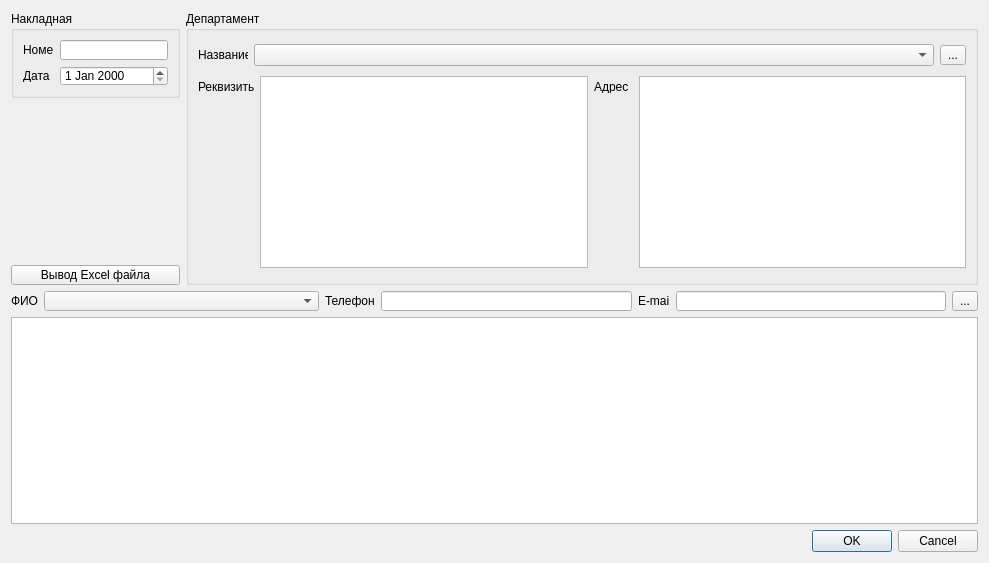
<?xml version="1.0" encoding="UTF-8"?>
<ui version="4.0">
 <class>WayBillWidget</class>
 <widget class="QWidget" name="WayBillWidget">
  <property name="geometry">
   <rect>
    <x>0</x>
    <y>0</y>
    <width>989</width>
    <height>563</height>
   </rect>
  </property>
  <property name="sizePolicy">
   <sizepolicy hsizetype="Preferred" vsizetype="Fixed">
    <horstretch>0</horstretch>
    <verstretch>0</verstretch>
   </sizepolicy>
  </property>
  <property name="windowTitle">
   <string>Form</string>
  </property>
  <layout class="QVBoxLayout" name="verticalLayout_6">
   <item>
    <layout class="QHBoxLayout" name="horizontalLayout_8">
     <item>
      <layout class="QVBoxLayout" name="verticalLayout_5">
       <item>
        <widget class="QGroupBox" name="groupBox">
         <property name="title">
          <string>Накладная</string>
         </property>
         <layout class="QVBoxLayout" name="verticalLayout">
          <item>
           <layout class="QHBoxLayout" name="horizontalLayout">
            <item>
             <widget class="QLabel" name="label">
              <property name="sizePolicy">
               <sizepolicy hsizetype="Fixed" vsizetype="Fixed">
                <horstretch>0</horstretch>
                <verstretch>0</verstretch>
               </sizepolicy>
              </property>
              <property name="minimumSize">
               <size>
                <width>31</width>
                <height>13</height>
               </size>
              </property>
              <property name="maximumSize">
               <size>
                <width>31</width>
                <height>13</height>
               </size>
              </property>
              <property name="text">
               <string>Номер</string>
              </property>
             </widget>
            </item>
            <item>
             <widget class="QLineEdit" name="serialNumEdit">
              <property name="sizePolicy">
               <sizepolicy hsizetype="Preferred" vsizetype="Fixed">
                <horstretch>0</horstretch>
                <verstretch>0</verstretch>
               </sizepolicy>
              </property>
              <property name="minimumSize">
               <size>
                <width>108</width>
                <height>20</height>
               </size>
              </property>
              <property name="maximumSize">
               <size>
                <width>108</width>
                <height>20</height>
               </size>
              </property>
              <property name="toolTip">
               <string comment="Номер акта"/>
              </property>
              <property name="toolTipDuration">
               <number>5</number>
              </property>
             </widget>
            </item>
           </layout>
          </item>
          <item>
           <layout class="QHBoxLayout" name="horizontalLayout_4">
            <item>
             <widget class="QLabel" name="label_4">
              <property name="sizePolicy">
               <sizepolicy hsizetype="Fixed" vsizetype="Fixed">
                <horstretch>0</horstretch>
                <verstretch>0</verstretch>
               </sizepolicy>
              </property>
              <property name="minimumSize">
               <size>
                <width>31</width>
                <height>13</height>
               </size>
              </property>
              <property name="maximumSize">
               <size>
                <width>31</width>
                <height>13</height>
               </size>
              </property>
              <property name="text">
               <string>Дата</string>
              </property>
             </widget>
            </item>
            <item>
             <widget class="QDateEdit" name="dateEdit">
              <property name="sizePolicy">
               <sizepolicy hsizetype="Preferred" vsizetype="Fixed">
                <horstretch>0</horstretch>
                <verstretch>0</verstretch>
               </sizepolicy>
              </property>
              <property name="minimumSize">
               <size>
                <width>108</width>
                <height>20</height>
               </size>
              </property>
              <property name="maximumSize">
               <size>
                <width>108</width>
                <height>20</height>
               </size>
              </property>
             </widget>
            </item>
           </layout>
          </item>
         </layout>
        </widget>
       </item>
       <item>
        <spacer name="verticalSpacer_4">
         <property name="orientation">
          <enum>Qt::Vertical</enum>
         </property>
         <property name="sizeType">
          <enum>QSizePolicy::Preferred</enum>
         </property>
         <property name="sizeHint" stdset="0">
          <size>
           <width>20</width>
           <height>161</height>
          </size>
         </property>
        </spacer>
       </item>
       <item>
        <widget class="QPushButton" name="printExcelReport">
         <property name="minimumSize">
          <size>
           <width>120</width>
           <height>20</height>
          </size>
         </property>
         <property name="maximumSize">
          <size>
           <width>180</width>
           <height>20</height>
          </size>
         </property>
         <property name="contextMenuPolicy">
          <enum>Qt::DefaultContextMenu</enum>
         </property>
         <property name="text">
          <string>Вывод Excel файла</string>
         </property>
        </widget>
       </item>
      </layout>
     </item>
     <item>
      <widget class="QGroupBox" name="groupBox_2">
       <property name="title">
        <string>Департамент</string>
       </property>
       <layout class="QVBoxLayout" name="verticalLayout_2">
        <item>
         <layout class="QHBoxLayout" name="horizontalLayout_3">
          <item>
           <widget class="QLabel" name="label_3">
            <property name="minimumSize">
             <size>
              <width>50</width>
              <height>13</height>
             </size>
            </property>
            <property name="maximumSize">
             <size>
              <width>50</width>
              <height>13</height>
             </size>
            </property>
            <property name="text">
             <string>Название</string>
            </property>
           </widget>
          </item>
          <item>
           <widget class="QComboBox" name="departBox">
            <property name="sizePolicy">
             <sizepolicy hsizetype="Expanding" vsizetype="Fixed">
              <horstretch>0</horstretch>
              <verstretch>0</verstretch>
             </sizepolicy>
            </property>
            <property name="minimumSize">
             <size>
              <width>152</width>
              <height>22</height>
             </size>
            </property>
           </widget>
          </item>
          <item>
           <widget class="QToolButton" name="newDepartBtn">
            <property name="minimumSize">
             <size>
              <width>26</width>
              <height>20</height>
             </size>
            </property>
            <property name="maximumSize">
             <size>
              <width>26</width>
              <height>20</height>
             </size>
            </property>
            <property name="toolTip">
             <string comment="Добавить новый департамент"/>
            </property>
            <property name="toolTipDuration">
             <number>5</number>
            </property>
            <property name="text">
             <string>...</string>
            </property>
           </widget>
          </item>
         </layout>
        </item>
        <item>
         <layout class="QHBoxLayout" name="horizontalLayout_7">
          <item>
           <layout class="QVBoxLayout" name="verticalLayout_3">
            <item>
             <widget class="QLabel" name="label_5">
              <property name="minimumSize">
               <size>
                <width>56</width>
                <height>13</height>
               </size>
              </property>
              <property name="maximumSize">
               <size>
                <width>56</width>
                <height>13</height>
               </size>
              </property>
              <property name="text">
               <string>Реквизиты</string>
              </property>
             </widget>
            </item>
            <item>
             <spacer name="verticalSpacer_2">
              <property name="orientation">
               <enum>Qt::Vertical</enum>
              </property>
              <property name="sizeType">
               <enum>QSizePolicy::Fixed</enum>
              </property>
              <property name="sizeHint" stdset="0">
               <size>
                <width>20</width>
                <height>171</height>
               </size>
              </property>
             </spacer>
            </item>
           </layout>
          </item>
          <item>
           <widget class="QTextEdit" name="accesoriesEdit">
            <property name="sizePolicy">
             <sizepolicy hsizetype="Expanding" vsizetype="Fixed">
              <horstretch>0</horstretch>
              <verstretch>0</verstretch>
             </sizepolicy>
            </property>
           </widget>
          </item>
          <item>
           <layout class="QVBoxLayout" name="verticalLayout_4">
            <item>
             <widget class="QLabel" name="label_6">
              <property name="minimumSize">
               <size>
                <width>39</width>
                <height>13</height>
               </size>
              </property>
              <property name="maximumSize">
               <size>
                <width>39</width>
                <height>13</height>
               </size>
              </property>
              <property name="text">
               <string>Адрес</string>
              </property>
             </widget>
            </item>
            <item>
             <spacer name="verticalSpacer_3">
              <property name="orientation">
               <enum>Qt::Vertical</enum>
              </property>
              <property name="sizeType">
               <enum>QSizePolicy::Fixed</enum>
              </property>
              <property name="sizeHint" stdset="0">
               <size>
                <width>20</width>
                <height>171</height>
               </size>
              </property>
             </spacer>
            </item>
           </layout>
          </item>
          <item>
           <widget class="QTextEdit" name="addressEdit">
            <property name="sizePolicy">
             <sizepolicy hsizetype="Expanding" vsizetype="Fixed">
              <horstretch>0</horstretch>
              <verstretch>0</verstretch>
             </sizepolicy>
            </property>
           </widget>
          </item>
         </layout>
        </item>
       </layout>
      </widget>
     </item>
    </layout>
   </item>
   <item>
    <layout class="QHBoxLayout" name="horizontalLayout_10">
     <item>
      <layout class="QHBoxLayout" name="horizontalLayout_2">
       <item>
        <widget class="QLabel" name="label_2">
         <property name="minimumSize">
          <size>
           <width>27</width>
           <height>13</height>
          </size>
         </property>
         <property name="maximumSize">
          <size>
           <width>27</width>
           <height>13</height>
          </size>
         </property>
         <property name="text">
          <string>ФИО</string>
         </property>
        </widget>
       </item>
       <item>
        <widget class="QComboBox" name="clientBox">
         <property name="sizePolicy">
          <sizepolicy hsizetype="Expanding" vsizetype="Fixed">
           <horstretch>0</horstretch>
           <verstretch>0</verstretch>
          </sizepolicy>
         </property>
         <property name="minimumSize">
          <size>
           <width>0</width>
           <height>20</height>
          </size>
         </property>
        </widget>
       </item>
      </layout>
     </item>
     <item>
      <layout class="QHBoxLayout" name="horizontalLayout_5">
       <item>
        <widget class="QLabel" name="label_7">
         <property name="minimumSize">
          <size>
           <width>50</width>
           <height>13</height>
          </size>
         </property>
         <property name="maximumSize">
          <size>
           <width>50</width>
           <height>13</height>
          </size>
         </property>
         <property name="text">
          <string>Телефон</string>
         </property>
        </widget>
       </item>
       <item>
        <widget class="QLineEdit" name="telephoneEdit">
         <property name="sizePolicy">
          <sizepolicy hsizetype="Expanding" vsizetype="Fixed">
           <horstretch>0</horstretch>
           <verstretch>0</verstretch>
          </sizepolicy>
         </property>
         <property name="minimumSize">
          <size>
           <width>0</width>
           <height>20</height>
          </size>
         </property>
        </widget>
       </item>
      </layout>
     </item>
     <item>
      <layout class="QHBoxLayout" name="horizontalLayout_6">
       <item>
        <widget class="QLabel" name="label_8">
         <property name="minimumSize">
          <size>
           <width>32</width>
           <height>13</height>
          </size>
         </property>
         <property name="maximumSize">
          <size>
           <width>32</width>
           <height>13</height>
          </size>
         </property>
         <property name="text">
          <string>E-mail</string>
         </property>
        </widget>
       </item>
       <item>
        <widget class="QLineEdit" name="emailEdit">
         <property name="sizePolicy">
          <sizepolicy hsizetype="Expanding" vsizetype="Fixed">
           <horstretch>0</horstretch>
           <verstretch>0</verstretch>
          </sizepolicy>
         </property>
         <property name="minimumSize">
          <size>
           <width>0</width>
           <height>20</height>
          </size>
         </property>
        </widget>
       </item>
      </layout>
     </item>
     <item>
      <widget class="QToolButton" name="newClientBtn">
       <property name="minimumSize">
        <size>
         <width>26</width>
         <height>20</height>
        </size>
       </property>
       <property name="maximumSize">
        <size>
         <width>26</width>
         <height>20</height>
        </size>
       </property>
       <property name="toolTip">
        <string comment="Добавить нового представителя заказчика"/>
       </property>
       <property name="toolTipDuration">
        <number>5</number>
       </property>
       <property name="text">
        <string>...</string>
       </property>
      </widget>
     </item>
    </layout>
   </item>
   <item>
    <widget class="QTableView" name="table">
     <property name="sizePolicy">
      <sizepolicy hsizetype="Expanding" vsizetype="Expanding">
       <horstretch>2</horstretch>
       <verstretch>0</verstretch>
      </sizepolicy>
     </property>
     <property name="contextMenuPolicy">
      <enum>Qt::ActionsContextMenu</enum>
     </property>
     <property name="selectionBehavior">
      <enum>QAbstractItemView::SelectRows</enum>
     </property>
    </widget>
   </item>
   <item>
    <layout class="QHBoxLayout" name="horizontalLayout_12">
     <item>
      <spacer name="horizontalSpacer">
       <property name="orientation">
        <enum>Qt::Horizontal</enum>
       </property>
       <property name="sizeHint" stdset="0">
        <size>
         <width>40</width>
         <height>20</height>
        </size>
       </property>
      </spacer>
     </item>
     <item>
      <widget class="QDialogButtonBox" name="buttonBox">
       <property name="standardButtons">
        <set>QDialogButtonBox::Cancel|QDialogButtonBox::Ok</set>
       </property>
      </widget>
     </item>
    </layout>
   </item>
  </layout>
  <action name="editRowAction">
   <property name="text">
    <string>Изменить запись</string>
   </property>
   <property name="toolTip">
    <string>Edit Row</string>
   </property>
  </action>
  <action name="copyRowAction">
   <property name="text">
    <string>Копировать вставкой</string>
   </property>
   <property name="toolTip">
    <string>Copy Row</string>
   </property>
  </action>
  <action name="deleteRowAction">
   <property name="text">
    <string>Удалить запись</string>
   </property>
   <property name="toolTip">
    <string>Delete Row</string>
   </property>
  </action>
  <action name="insertRowAction">
   <property name="text">
    <string>Добавить запись</string>
   </property>
   <property name="toolTip">
    <string>Insert Row</string>
   </property>
  </action>
  <action name="updateTableAction">
   <property name="text">
    <string>Обновить таблицу</string>
   </property>
   <property name="toolTip">
    <string>Update Table</string>
   </property>
  </action>
 </widget>
 <resources/>
 <connections/>
</ui>
